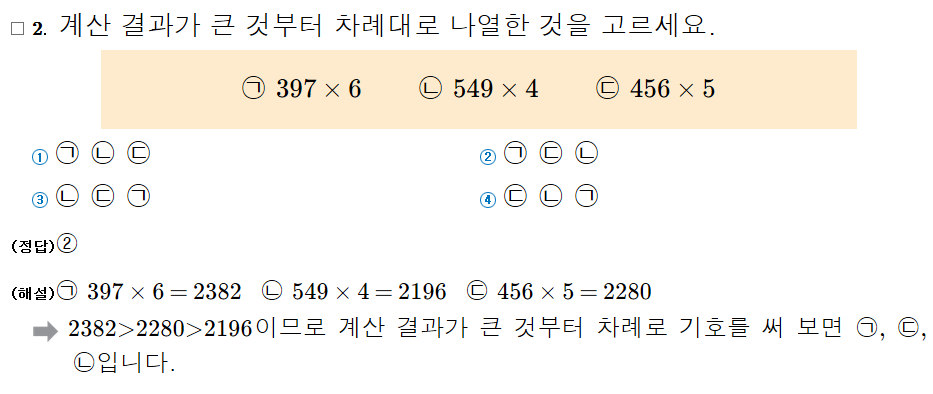
#> input picture examples/golden/초3_곱셈_계산결과_크기순_객관식/S3_초등_3_008541.png, 933 x 394 px
$ python -i image_structure_analyzer.py   (imports and definitions only)
#> lines starting #> are read from the running program, lines starting #| are printed output that depends on the picture; after the words box and inside, x2 and y2 are one past the last pixel; in counts of white or black regions, pixels touching at a corner belong together
"""Heuristic image structure analyzer for semantic pre-structuring.

This MVP focuses on layout decomposition (text/diagram/table/choice-like blocks)
without external OCR/model dependencies.
"""

from __future__ import annotations

from dataclasses import dataclass
from pathlib import Path

import numpy as np
from PIL import Image


@dataclass
class Region:
    x: int
    y: int
    w: int
    h: int
    kind: str
    score: float


def analyze_image_structure(image_path: Path) -> dict:
    with Image.open(image_path) as im:
#> im is the input picture: PIL image 933x394 RGB; mean R, G, B 247.9, 245, 240.3
        rgb = im.convert("RGB")
        gray = np.asarray(rgb.convert("L"), dtype=np.uint8)
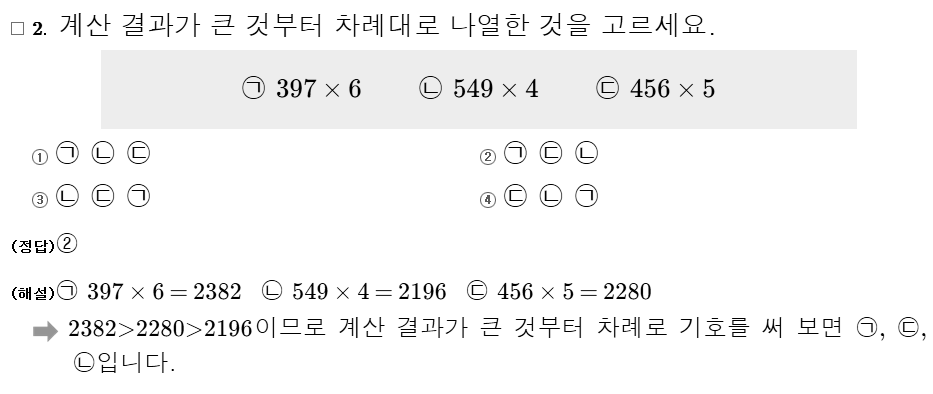
#> gray: shape (394, 933); min 0, max 255, mean 245.3

    h, w = gray.shape
#> h = 394; w = 933
    if h <= 1 or w <= 1:
        return {
            "version": "mvp-1",
            "image_size": {"width": int(w), "height": int(h)},
            "regions": [],
            "summary": {
                "region_count": 0,
                "has_choice_like_layout": False,
                "has_diagram_like_region": False,
                "has_table_like_region": False,
                "estimated_problem_layout": "unknown",
            },
        }

    # Robust threshold from bright percentile to separate ink from paper.
    bright = float(np.percentile(gray, 85))
#> bright = 255
    thr = min(245.0, max(170.0, bright - 25.0))
#> thr = 230
    ink = gray < thr
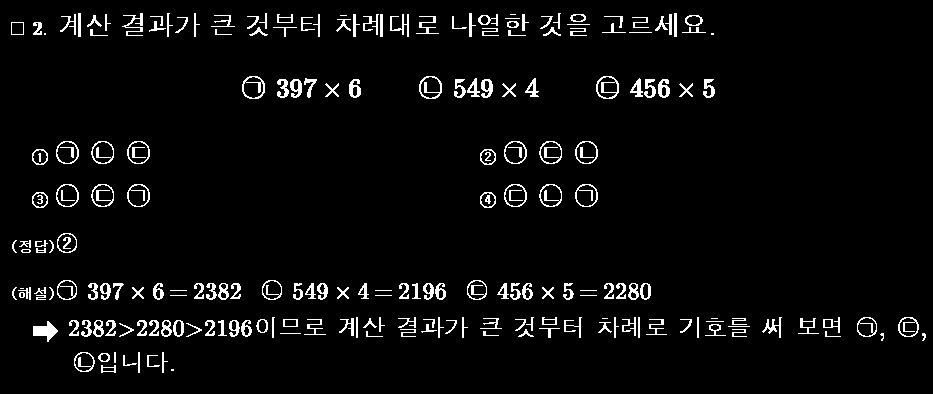
#> ink: shape (394, 933) bool; 4.2% white in thin lines or dots, all inside (x1, y1, x2, y2) = (11, 13, 926, 373)

    # Horizontal projection and smoothing.
    row_density = ink.mean(axis=1)
#> row_density = 394 values, max 0.271 at index 328, min 0 at index 0, mean 0.0423
    kernel = np.ones(9, dtype=np.float32) / 9.0
    row_smooth = np.convolve(row_density, kernel, mode="same")
#> row_smooth = 394 values, max 0.243 at index 327, min 0 at index 0, mean 0.0423

    row_thr = max(0.008, float(np.percentile(row_smooth, 55) * 0.7))
#> row_thr = 0.014
    active_rows = row_smooth > row_thr
    row_runs = _runs_from_bool(active_rows, min_len=max(4, h // 200), merge_gap=max(4, h // 250))

    regions: list[Region] = []
    for y0, y1 in row_runs:
        band = ink[y0 : y1 + 1, :]
        col_density = band.mean(axis=0)
        col_smooth = np.convolve(col_density, np.ones(7, dtype=np.float32) / 7.0, mode="same")
        col_thr = max(0.01, float(np.percentile(col_smooth, 50) * 0.8))
        active_cols = col_smooth > col_thr
        col_runs = _runs_from_bool(active_cols, min_len=max(8, w // 220), merge_gap=max(6, w // 260))

        for x0, x1 in col_runs:
            ww = x1 - x0 + 1
            hh = y1 - y0 + 1
            if ww * hh < max(120, (w * h) // 1400):
                continue

            patch = ink[y0 : y1 + 1, x0 : x1 + 1]
            kind, score = _classify_patch(patch, w, h)
            regions.append(Region(x=x0, y=y0, w=ww, h=hh, kind=kind, score=score))

    regions = _merge_similar_regions(regions, w, h)
    regions = sorted(regions, key=lambda r: (r.y, r.x))

    kinds = [r.kind for r in regions]
    has_choices = _detect_choice_like(regions, w)
    has_diagram = "diagram_like" in kinds
    has_table = "table_like" in kinds

    if has_choices and has_diagram:
        layout = "mixed_text_choices_diagram"
    elif has_choices:
        layout = "text_with_choices"
    elif has_diagram:
        layout = "text_with_diagram"
    elif has_table:
        layout = "table_or_chart"
    elif regions:
        layout = "text_dominant"
    else:
        layout = "unknown"

    return {
        "version": "mvp-1",
        "image_size": {"width": int(w), "height": int(h)},
        "regions": [
            {
                "bbox": {
                    "x": int(r.x),
                    "y": int(r.y),
                    "width": int(r.w),
                    "height": int(r.h),
                },
                "bbox_norm": {
                    "x": round(r.x / w, 5),
                    "y": round(r.y / h, 5),
                    "width": round(r.w / w, 5),
                    "height": round(r.h / h, 5),
                },
                "kind": r.kind,
                "confidence": round(float(r.score), 4),
            }
            for r in regions
        ],
        "summary": {
            "region_count": len(regions),
            "has_choice_like_layout": bool(has_choices),
            "has_diagram_like_region": bool(has_diagram),
            "has_table_like_region": bool(has_table),
            "estimated_problem_layout": layout,
        },
    }


def _runs_from_bool(mask: np.ndarray, min_len: int, merge_gap: int) -> list[tuple[int, int]]:
#> called with mask = array of shape (394,), min_len = 4, merge_gap = 4
    runs: list[tuple[int, int]] = []
    n = int(mask.shape[0])
#> n = 394
    i = 0
    while i < n:
        if not bool(mask[i]):
            i += 1
            continue
        j = i
        while j + 1 < n and bool(mask[j + 1]):
            j += 1
        if (j - i + 1) >= min_len:
            runs.append((i, j))
        i = j + 1
#> after the loop, runs = [(11, 39), (75, 100), (139, 166), (182, 209), (239, 251), (279, 302), (314, 340), (353, 370)]

    if not runs:
        return runs

    merged = [runs[0]]
#> merged = [(11, 39)]
    for s, e in runs[1:]:
        ps, pe = merged[-1]
        if s - pe <= merge_gap:
            merged[-1] = (ps, e)
        else:
            merged.append((s, e))
#> this loop made 7 passes
#> (s, e, ps, pe) on passes 1 to 7: (75, 100, 11, 39), (139, 166, 75, 100), (182, 209, 139, 166), (239, 251, 182, 209), (279, 302, 239, 251), (314, 340, 279, 302), (353, 370, 314, 340)
#> after the loop, merged has the same summary as runs
#> in analyze_image_structure, `row_runs = _runs_from_bool(active_rows, min_len=max(4, h // 200), merg..`: row_runs has the same summary as runs in _runs_from_bool
#> the loop in analyze_image_structure, `for y0, y1 in row_runs:` made 8 passes
    return merged


def _classify_patch(patch: np.ndarray, full_w: int, full_h: int) -> tuple[str, float]:
    ph, pw = patch.shape
    area_ratio = (pw * ph) / max(1.0, full_w * full_h)
    ink_ratio = float(patch.mean())
    aspect = pw / max(1.0, ph)

    gx = np.abs(np.diff(patch.astype(np.int16), axis=1)).mean() if pw > 1 else 0.0
    gy = np.abs(np.diff(patch.astype(np.int16), axis=0)).mean() if ph > 1 else 0.0
    edge_density = float((gx + gy) / 2.0)

    row_var = float(patch.mean(axis=1).var()) if ph > 1 else 0.0
    col_var = float(patch.mean(axis=0).var()) if pw > 1 else 0.0

    # table-like: broader area + strong line regularity.
    if area_ratio > 0.04 and (row_var > 0.015 and col_var > 0.015) and edge_density > 0.04:
        return "table_like", min(0.98, 0.55 + edge_density * 2.0)

    # diagram-like: dense ink and edge-rich but not a thin text strip.
    if ink_ratio > 0.08 and edge_density > 0.05 and ph > full_h * 0.07 and pw > full_w * 0.12:
        return "diagram_like", min(0.97, 0.5 + edge_density * 2.0)

    # choice-like: medium width compact blocks near left side often list entries.
    if pw < full_w * 0.55 and ph < full_h * 0.16 and aspect > 1.5 and ink_ratio < 0.22:
        return "choice_like", 0.65

    # default text block.
    if aspect >= 2.0 and ph < full_h * 0.18:
        return "text_block", 0.7

    return "other", 0.5


def _merge_similar_regions(regions: list[Region], full_w: int, full_h: int) -> list[Region]:
#> called with full_w = 933, full_h = 394
    if not regions:
        return regions

    regions = sorted(regions, key=lambda r: (r.y, r.x))
    out: list[Region] = []
    y_gap = max(6, full_h // 180)
    x_overlap_min = max(10, full_w // 30)

    for r in regions:
        if not out:
            out.append(r)
            continue
        p = out[-1]
        overlap = max(0, min(p.x + p.w, r.x + r.w) - max(p.x, r.x))
        close = abs(r.y - (p.y + p.h)) <= y_gap
        same_kind = p.kind == r.kind or {p.kind, r.kind} <= {"text_block", "choice_like"}

        if same_kind and close and overlap >= x_overlap_min:
            nx = min(p.x, r.x)
            ny = min(p.y, r.y)
            nr = max(p.x + p.w, r.x + r.w)
            nb = max(p.y + p.h, r.y + r.h)
            nk = p.kind if p.kind == r.kind else "text_block"
            ns = max(p.score, r.score)
            out[-1] = Region(x=nx, y=ny, w=nr - nx, h=nb - ny, kind=nk, score=ns)
        else:
            out.append(r)
#> this loop made 68 passes

    return out


def _detect_choice_like(regions: list[Region], full_w: int) -> bool:
    candidates = [r for r in regions if r.kind == "choice_like" and r.x < int(full_w * 0.35)]
    if len(candidates) >= 3:
        return True

    # fallback: repeated text blocks with similar widths in a vertical stack
    text_blocks = [r for r in regions if r.kind == "text_block" and r.w < int(full_w * 0.65)]
    if len(text_blocks) < 3:
        return False

    text_blocks = sorted(text_blocks, key=lambda r: r.y)
    streak = 1
    for i in range(1, len(text_blocks)):
        a = text_blocks[i - 1]
        b = text_blocks[i]
        similar_w = abs(a.w - b.w) <= max(12, int(full_w * 0.05))
        gap = b.y - (a.y + a.h)
        regular_gap = 0 <= gap <= max(24, int(full_w * 0.03))
        if similar_w and regular_gap:
            streak += 1
            if streak >= 3:
                return True
        else:
            streak = 1
    return False

>>> result = analyze_image_structure('../../../examples/golden/초3_곱셈_계산결과_크기순_객관식/S3_초등_3_008541.png')
